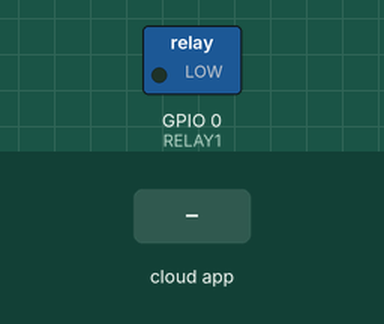
Simulated run of this sketch. Board: ESP8266 (NodeMCU). Parts: switched loads named in the sketch (green lamp = pin HIGH). Inputs (shaded band) come from the test bench. WiFi joins after 1.5 s; servers stay silent unless stated; what the sketch prints to the serial monitor is not drawn.

Above: at 2.7 s.
2.8 s: the phone or cloud app sets cuarto to 1
At 3.6 s:
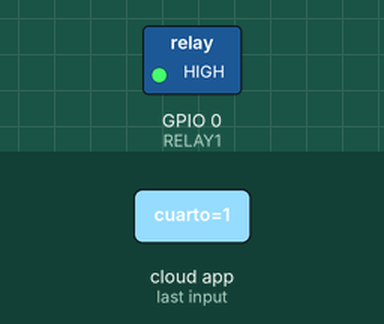
4.3 s: the phone or cloud app sets cuarto to 0
At 4.7 s:
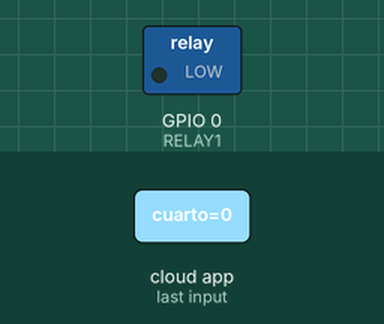
Timing chart, 0 to 7.3 s (numbered marks = the images above; inputs shaded):
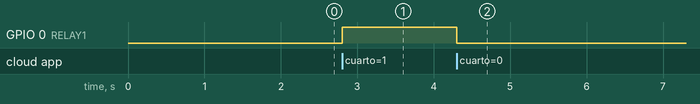

The sketch:

prueva_1_alexa.ino
```cpp
#include <Arduino.h>
#ifdef ESP32
  #include <WiFi.h>
#else
  #include "ESP8266WiFi.h"
#endif
#include "fauxmoESP.h"

#define WIFI_SSID "Telcel_B311_46CC"
#define WIFI_PASS "9d9mE8DqbYH"
#define SERIAL_BAUDRATE 115200

fauxmoESP fauxmo;
#define RELAY1 0
#define ID_ONE "cuarto"


void wifiSetup() {


    WiFi.mode(WIFI_STA);


    Serial.printf("[WIFI] Connecting to %s ", WIFI_SSID);
    WiFi.begin(WIFI_SSID, WIFI_PASS);


    while (WiFi.status() != WL_CONNECTED) {
        Serial.print(".");
        delay(100);
    }
    Serial.println();


    Serial.printf("[WIFI] STATION Mode, SSID: %s, IP address: %s\n", WiFi.SSID().c_str(), WiFi.localIP().toString().c_str());

}

void setup() {

    pinMode(RELAY1, OUTPUT);
    digitalWrite(RELAY1, LOW);
    Serial.begin(SERIAL_BAUDRATE);


    wifiSetup();

    fauxmo.createServer(true);
    fauxmo.setPort(80);
    fauxmo.enable(true);


    fauxmo.addDevice(ID_ONE);

    fauxmo.onSetState([](unsigned char device_id, const char * device_name, bool state, unsigned char value) {


       Serial.printf("[MAIN] Device #%d (%s) state: %s value: %d\n", device_id, device_name, state ? "ON" : "OFF", value);

        if (strcmp(device_name, ID_ONE)==0) {
            digitalWrite(RELAY1, state ? HIGH : LOW);


        }

    });

}

void loop() {
  fauxmo.handle();
}
```

Measured:
- after the input at 2.8 s, GPIO 0 (RELAY1): LOW → HIGH at once
- after the input at 4.3 s, GPIO 0 (RELAY1): HIGH → LOW at once
